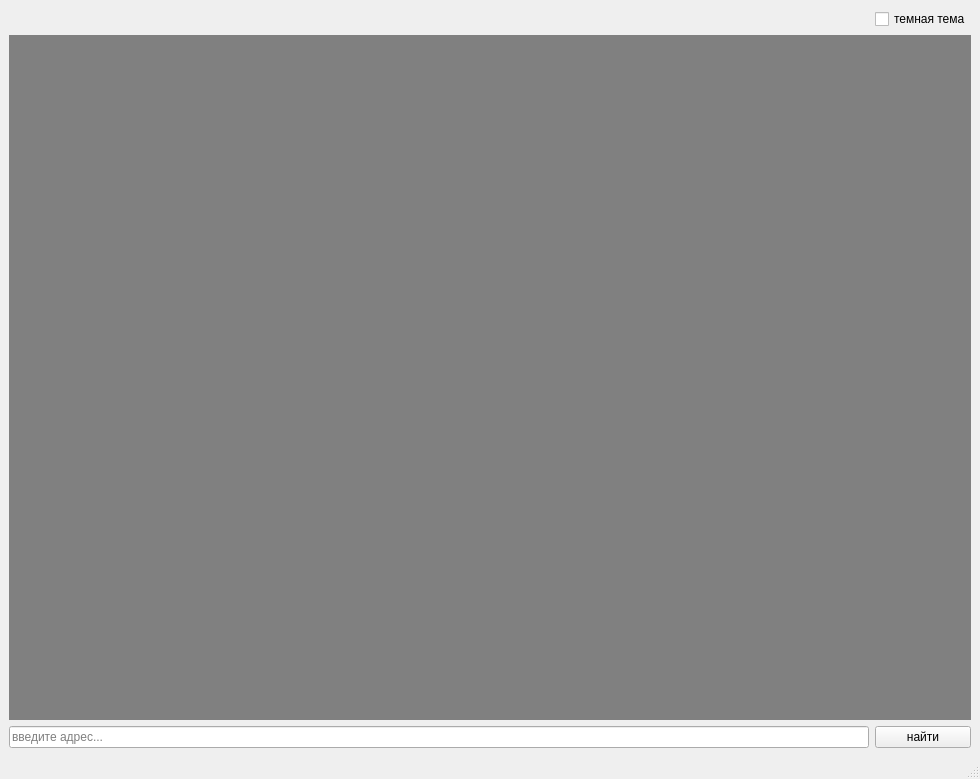
<?xml version="1.0" encoding="UTF-8"?>
<ui version="4.0">
 <class>MainWindow</class>
 <widget class="QMainWindow" name="MainWindow">
  <property name="geometry">
   <rect>
    <x>0</x>
    <y>0</y>
    <width>980</width>
    <height>779</height>
   </rect>
  </property>
  <property name="windowTitle">
   <string>Большая задача по Maps API</string>
  </property>
  <widget class="QWidget" name="centralwidget">
   <layout class="QGridLayout" name="gridLayout">
    <item row="1" column="0" colspan="2">
     <widget class="QLabel" name="map_canvas">
      <property name="focusPolicy">
       <enum>Qt::ClickFocus</enum>
      </property>
      <property name="styleSheet">
       <string notr="true">background: gray;</string>
      </property>
      <property name="text">
       <string/>
      </property>
      <property name="scaledContents">
       <bool>true</bool>
      </property>
     </widget>
    </item>
    <item row="0" column="1">
     <widget class="QCheckBox" name="checkDarkTheme">
      <property name="text">
       <string>темная тема</string>
      </property>
     </widget>
    </item>
    <item row="0" column="0">
     <spacer name="horizontalSpacer">
      <property name="orientation">
       <enum>Qt::Horizontal</enum>
      </property>
      <property name="sizeHint" stdset="0">
       <size>
        <width>40</width>
        <height>20</height>
       </size>
      </property>
     </spacer>
    </item>
    <item row="2" column="0">
     <widget class="QLineEdit" name="textAddress">
      <property name="placeholderText">
       <string>введите адрес...</string>
      </property>
     </widget>
    </item>
    <item row="2" column="1">
     <widget class="QPushButton" name="btnAddress">
      <property name="text">
       <string>найти</string>
      </property>
     </widget>
    </item>
   </layout>
  </widget>
  <widget class="QMenuBar" name="menubar">
   <property name="geometry">
    <rect>
     <x>0</x>
     <y>0</y>
     <width>980</width>
     <height>29</height>
    </rect>
   </property>
  </widget>
  <widget class="QStatusBar" name="statusbar"/>
 </widget>
 <resources/>
 <connections/>
</ui>
